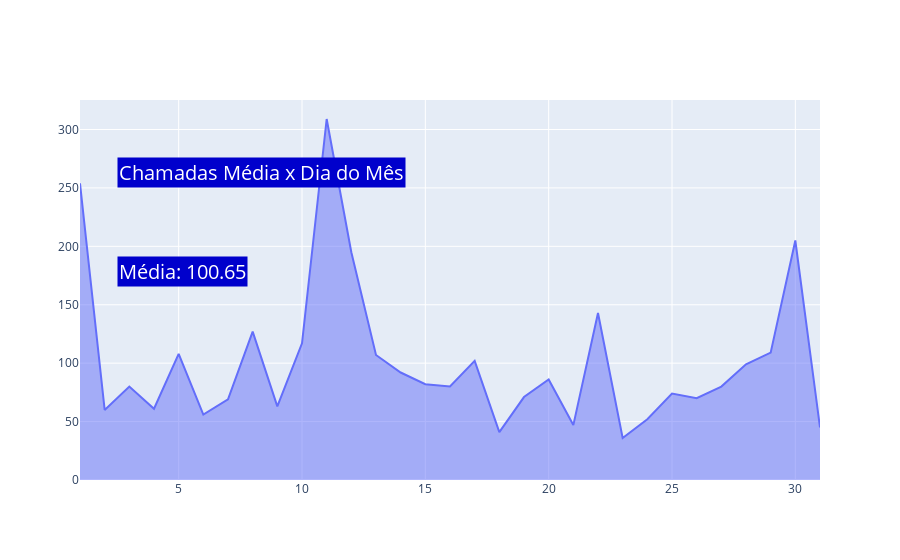

The cell this chart's notebook holds for it:
### Code cell
#Adicionamos uma anotação, apenas para dar um título ao gráfico.
grafChamadosD.add_annotation(
    text = 'Chamadas Média x Dia do Mês',
    xref = "paper",
    yref = "paper",
    
    #Temos abaixo algumas configurações como de tamanho, cor da letra, alinhamento e o background da anotação
    font = dict (
        size = 20,
        color = 'white',
    ),
    align = "center",
    bgcolor = "rgba(0,0,0.8)",
    
    #Aqui é a posição da notação/título do gráfico.
    x = 0.05,
    y = 0.85,
    showarrow = False
)

#Adicionamos uma anotação com cálculo de média, para facilitar a visualização da informação, deixando esta média com duas casas decimais.
grafChamadosD.add_annotation(
    text =f"Média: {round(gpChamados['Chamadas Realizadas'].mean(), 2)}",
    xref = "paper",
    yref = "paper",
    font = dict(
                size = 20,
                color = 'white'
    ),
    align = "center",
    bgcolor = "rgba(0,0,0.8)",
    x = 0.05,
    y = 0.55,
    showarrow = False        
)

### Figure 1 — Plotly figure (JSON) as saved in the notebook; plotly's stock layout.template omitted (floating-point values rounded to 4 significant figures)
{"data": [{"fill": "tonexty", "mode": "lines", "type": "scatter", "x": [1, 2, 3, 4, 5, 6, 7, 8, 9, 10, 11, 12, 13, 14, 15, 16, 17, 18, 19, 20, 21, 22, 23, 24, 25, 26, 27, 28, 29, 30, 31], "y": [254, 60, 80, 61, 108, 56, 69, 127, 63, 117, 309, 195, 107, 92, 82, 80, 102, 41, 71, 86, 47, 143, 36, 52, 74, 70, 80, 99, 109, 205, 45]}], "layout": {"annotations": [{"align": "center", "bgcolor": "rgb(0, 0, 204)", "font": {"color": "white", "size": 20}, "showarrow": false, "text": "Chamadas Média x Dia do Mês", "x": 0.05, "xref": "paper", "y": 0.85, "yref": "paper"}, {"align": "center", "bgcolor": "rgb(0, 0, 204)", "font": {"color": "white", "size": 20}, "showarrow": false, "text": "Média: 100.65", "x": 0.05, "xref": "paper", "y": 0.55, "yref": "paper"}], "autosize": true, "xaxis": {"autorange": true, "range": [1, 31], "type": "linear"}, "yaxis": {"autorange": true, "range": [0, 325.3], "type": "linear"}}}
